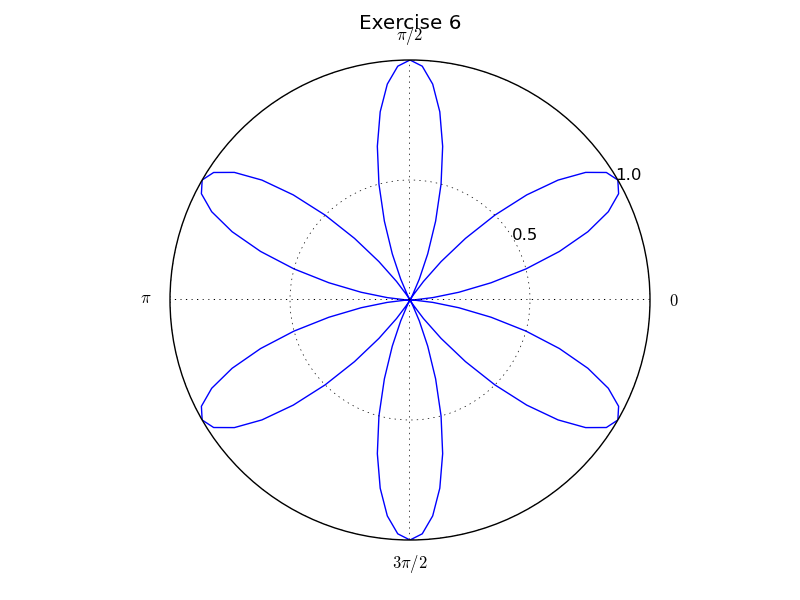

Write Python code to recreate this figure.
import matplotlib.pyplot as pyplot
import plotdata


# Base data
# t contains the theta values
# r contains the radial values
t = plotdata.exercise06t
r = plotdata.exercise06r

pyplot.axes(polar=True)

pyplot.thetagrids([0, 90, 180, 270], ['$0$', '$\pi/2$', '$\pi$', '$3\pi/2$'])
pyplot.rgrids([0.5, 1.0], angle=30)

pyplot.polar(t,r)

pyplot.title('Exercise 6')
pyplot.savefig('exercise06.png')
